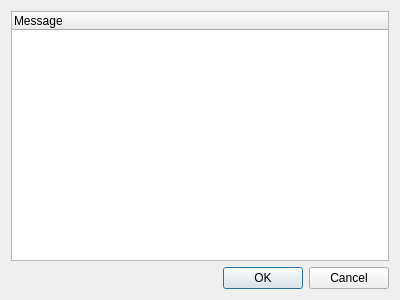
<?xml version="1.0" encoding="UTF-8"?>
<ui version="4.0">
 <class>SvnRecentMessageDialog</class>
 <widget class="QDialog" name="SvnRecentMessageDialog">
  <property name="geometry">
   <rect>
    <x>0</x>
    <y>0</y>
    <width>400</width>
    <height>300</height>
   </rect>
  </property>
  <property name="windowTitle">
   <string>Svn Recent Message Dialog</string>
  </property>
  <layout class="QGridLayout" name="gridLayout">
   <item row="0" column="0">
    <widget class="QTreeWidget" name="uiMessageTREE">
     <property name="alternatingRowColors">
      <bool>true</bool>
     </property>
     <property name="textElideMode">
      <enum>Qt::ElideRight</enum>
     </property>
     <property name="rootIsDecorated">
      <bool>false</bool>
     </property>
     <property name="wordWrap">
      <bool>false</bool>
     </property>
     <column>
      <property name="text">
       <string>Message</string>
      </property>
     </column>
    </widget>
   </item>
   <item row="1" column="0">
    <widget class="QDialogButtonBox" name="uiDialogBTNS">
     <property name="standardButtons">
      <set>QDialogButtonBox::Cancel|QDialogButtonBox::Ok</set>
     </property>
    </widget>
   </item>
  </layout>
 </widget>
 <resources/>
 <connections>
  <connection>
   <sender>uiDialogBTNS</sender>
   <signal>accepted()</signal>
   <receiver>SvnRecentMessageDialog</receiver>
   <slot>accept()</slot>
   <hints>
    <hint type="sourcelabel">
     <x>251</x>
     <y>272</y>
    </hint>
    <hint type="destinationlabel">
     <x>122</x>
     <y>294</y>
    </hint>
   </hints>
  </connection>
  <connection>
   <sender>uiDialogBTNS</sender>
   <signal>rejected()</signal>
   <receiver>SvnRecentMessageDialog</receiver>
   <slot>reject()</slot>
   <hints>
    <hint type="sourcelabel">
     <x>288</x>
     <y>277</y>
    </hint>
    <hint type="destinationlabel">
     <x>260</x>
     <y>297</y>
    </hint>
   </hints>
  </connection>
 </connections>
</ui>
